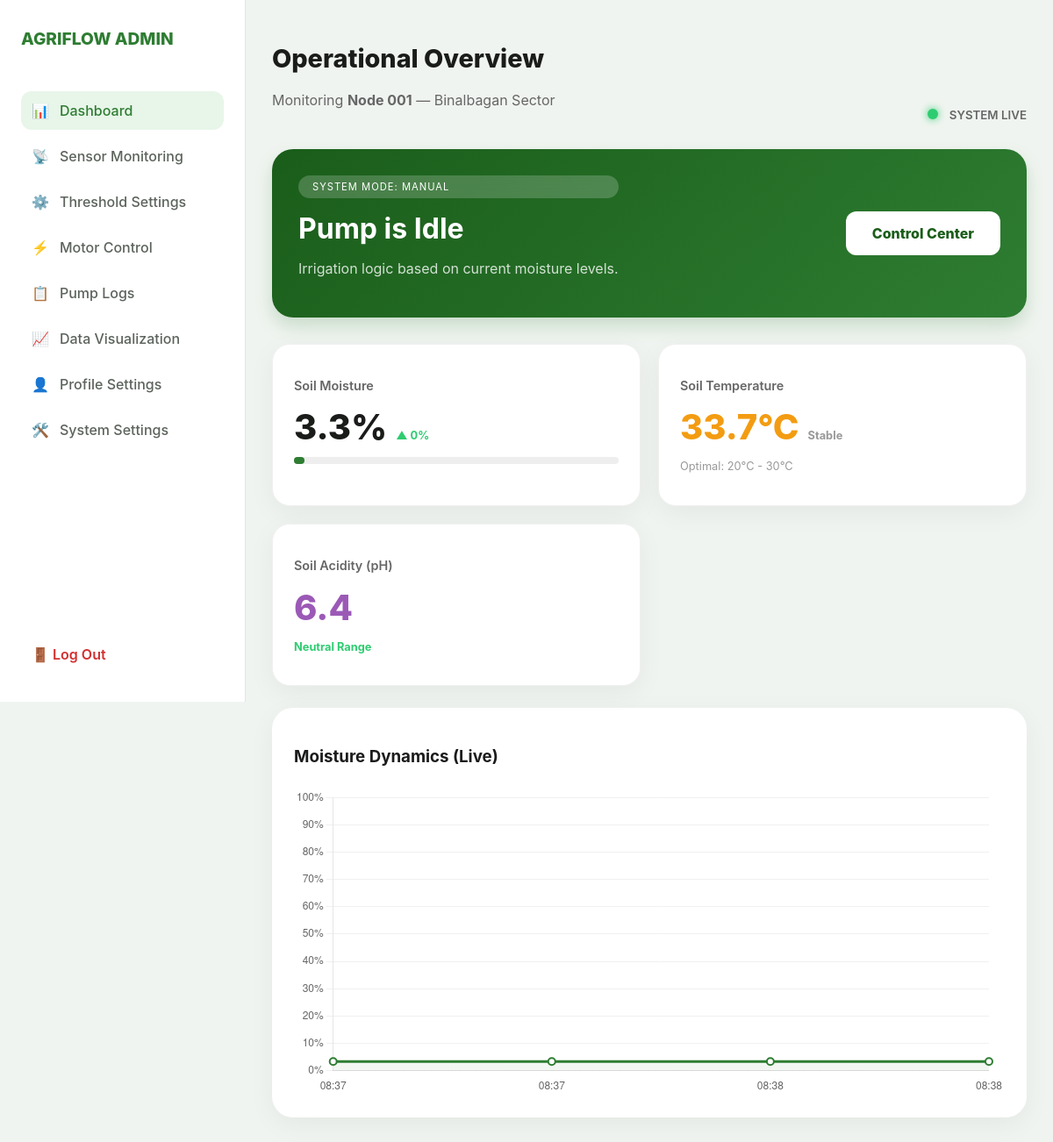
Screenshot of /agriflow_web/dashboard.php (signed in) with the database file from the repository.
### tables this page shows
CREATE TABLE `device_controls` (
  `id` int(11) NOT NULL,
  `mode` varchar(10) DEFAULT 'manual',
  `pump_status` tinyint(1) DEFAULT 0,
  `selected_plant` varchar(50) DEFAULT 'general',
  `initialized` tinyint(1) DEFAULT 0,
  `auto_lock` tinyint(1) DEFAULT 0
);

CREATE TABLE `sensor_logs` (
  `id` int(11) NOT NULL,
  `moisture` float DEFAULT NULL,
  `temp` float DEFAULT NULL,
  `ph` float DEFAULT NULL,
  `timestamp` timestamp NOT NULL DEFAULT current_timestamp()
);

### agriflow_web/dashboard.php (the view, shortened to what this page needs)
<?php
include 'db_connect.php';
try {
    $latestStmt = $pdo->query("SELECT * FROM sensor_logs ORDER BY timestamp DESC LIMIT 2");
    $readings = $latestStmt->fetchAll();
    $latest = $readings[0] ?? ['moisture' => 0, 'temp' => 0, 'ph' => 0, 'timestamp' => date('Y-m-d H:i:s')];
    $previous = $readings[1] ?? $latest;
    $moistureDiff = $latest['moisture'] - $previous['moisture'];
    $tempDiff = $latest['temp'] - $previous['temp'];
    $controlStmt = $pdo->query("SELECT * FROM device_controls WHERE id = 1");
    $controls = $controlStmt->fetch();
    $mode = $controls['mode'] ?? 'manual';
    $pump = $controls['pump_status'] ?? 0;
    $chartStmt = $pdo->query("SELECT moisture, temp, ph, timestamp FROM sensor_logs ORDER BY timestamp DESC LIMIT 15");
    $chartRows = array_reverse($chartStmt->fetchAll());
    $chartLabels = [];
    $moistureData = [];
    foreach ($chartRows as $row) {
        $chartLabels[] = date("H:i", strtotime($row['timestamp']));
        $moistureData[] = $row['moisture'];
    }
} catch (Exception $e) {
    error_log($e->getMessage());
}
?>
<!DOCTYPE html>
<html lang="en">
<head>
    <link rel="stylesheet" href="style.css">
</head>
<body>
    <?php include('sidebar/sidebar.php'); ?>
    <main style="padding: 30px;">
        <header style="margin-bottom: 30px; display: flex; justify-content: space-between; align-items: flex-end;">
            <div>
                <h1 style="font-size: 1.8rem; font-weight: 800;">Operational Overview</h1>
                <p style="color: #666;">Monitoring <strong>Node 001</strong> — Binalbagan Sector</p>
            </div>
            <div style="text-align: right;">
                <span class="status-indicator" style="background: #2ecc71; color: #2ecc71;"></span>
                <small style="color: #666; font-weight: 600;">SYSTEM LIVE</small>
            </div>
        </header>
        <section class="control-banner">
            <div>
                <div class="badge-mode">System Mode: <?php echo $mode; ?></div>
                <h2 style="font-size: 2rem; margin: 15px 0 5px 0;">
                    Pump is <?php echo ($pump == 1) ? 'Active' : 'Idle'; ?>
                </h2>
                <p style="opacity: 0.8;">Irrigation logic based on current moisture levels.</p>
            </div>
            <a href="motor_control.php" style="background: white; color: #1a5d1a; padding: 15px 30px; border-radius: 12px; font-weight: 800; text-decoration: none; transition: 0.3s;">
                Control Center
            </a>
        </section>
        <div class="dashboard-grid">
            <div class="stat-card">
                <p style="color: #666; font-size: 0.9rem; font-weight: 600;">Soil Moisture</p>
                <div style="display: flex; align-items: baseline; gap: 10px; margin: 10px 0;">
                    <span style="font-size: 2.5rem; font-weight: 800;"><?php echo round($latest['moisture'], 1); ?>%</span>
                    <span class="trend <?php echo ($moistureDiff >= 0) ? 'up' : 'down'; ?>">
                        <?php echo ($moistureDiff >= 0) ? '▲' : '▼'; ?> <?php echo abs(round($moistureDiff, 1)); ?>%
                    </span>
                </div>
                <div style="width: 100%; background: #eee; height: 8px; border-radius: 10px;">
                    <div style="width: <?php echo $latest['moisture']; ?>%; background: #2e7d32; height: 100%; border-radius: 10px;"></div>
                </div>
            </div>
            <div class="stat-card">
                <p style="color: #666; font-size: 0.9rem; font-weight: 600;">Soil Temperature</p>
                <div style="display: flex; align-items: baseline; gap: 10px; margin: 10px 0;">
                    <span style="font-size: 2.5rem; font-weight: 800; color: #f39c12;"><?php echo round($latest['temp'], 1); ?>°C</span>
                    <span class="trend <?php echo ($tempDiff <= 0) ? 'up' : 'down'; ?>" style="color: #999;">
                        Stable
                    </span>
                </div>
                <p style="font-size: 0.8rem; color: #999;">Optimal: 20°C - 30°C</p>
            </div>
            <div class="stat-card">
                <p style="color: #666; font-size: 0.9rem; font-weight: 600;">Soil Acidity (pH)</p>
                <div style="display: flex; align-items: baseline; gap: 10px; margin: 10px 0;">
                    <span style="font-size: 2.5rem; font-weight: 800; color: #9b59b6;"><?php echo round($latest['ph'], 1); ?></span>
                </div>
                <p style="font-size: 0.8rem; color: <?php echo ($latest['ph'] < 6 || $latest['ph'] > 7.5) ? '#e74c3c' : '#2ecc71'; ?>; font-weight: 700;">
                    <?php echo ($latest['ph'] < 6) ? 'Too Acidic' : (($latest['ph'] > 7.5) ? 'Too Alkaline' : 'Neutral Range'); ?>
                </p>
            </div>
        </div>
        <div class="chart-container">
            <h3 style="margin-bottom: 25px;">Moisture Dynamics (Live)</h3>
            <div style="height: 350px;">
                <canvas id="mainChart"></canvas>
            </div>
        </div>
    </main>
    <script>
        const ctx = document.getElementById('mainChart').getContext('2d');
        // Gradient for a professional look
        const gradient = ctx.createLinearGradient(0, 0, 0, 400);
        gradient.addColorStop(0, 'rgba(46, 125, 50, 0.3)');
        gradient.addColorStop(1, 'rgba(46, 125, 50, 0)');
        new Chart(ctx, {
            type: 'line',
            data: {
                labels: <?php echo json_encode($chartLabels); ?>,
                datasets: [{
                    label: 'Moisture %',
                    data: <?php echo json_encode($moistureData); ?>,
                    borderColor: '#2e7d32',
                    borderWidth: 3,
                    backgroundColor: gradient,
                    fill: true,
                    tension: 0.4,
                    pointRadius: 4,
                    pointBackgroundColor: '#fff',
                    pointBorderColor: '#2e7d32',
                    pointBorderWidth: 2
                }]
            },
            options: {
                responsive: true,
                maintainAspectRatio: false,
                plugins: { legend: { display: false } },
                scales: {
                    y: {
                        grid: { color: '#f0f0f0' },
                        beginAtZero: true,
                        max: 100,
                        ticks: { callback: value => value + '%' }
                    },
                    x: { grid: { display: false } }
                }
            }
        });
        // Auto-refresh every 30 seconds for "live" feel
        setTimeout(() => { location.reload(); }, 30000);
    </script>
</body>
</html>

### agriflow_web/style.css (style rules this page uses)
:root { --bg: #f0f4f0; --sidebar-bg: #ffffff; --accent: #2e7d32; --text: #1a1c1a; --secondary: #5c635c; --danger: #d32f2f; --transition: all 0.3s cubic-bezier(0.4, 0, 0.2, 1); }
* { box-sizing: border-box; }
body { margin: 0; font-family: 'Inter', sans-serif; background-color: var(--bg); color: var(--text); display: flex; min-height: 100vh; }
main { flex: 1; margin-left: 280px; padding: 2rem; transition: var(--transition); max-width: 100%; }
header { display: flex; justify-content: space-between; align-items: center; flex-wrap: wrap; gap: 1rem; margin-bottom: 2rem; }

### agriflow_web/dashboard.php (style rules this page uses)
:root { --glass: rgba(255, 255, 255, 0.8); --shadow: 0 8px 30px rgba(0,0,0,0.05); }
.dashboard-grid { display: grid; grid-template-columns: repeat(auto-fit, minmax(300px, 1fr)); gap: 20px; margin-top: 20px; }
.stat-card { background: white; padding: 24px; border-radius: 20px; box-shadow: var(--shadow); position: relative; overflow: hidden; border: 1px solid #f0f0f0; }
.stat-card .trend { font-size: 0.8rem; font-weight: 700; display: flex; align-items: center; gap: 4px; }
.trend.up { color: #2ecc71; }
.control-banner { background: linear-gradient(135deg, #1a5d1a 0%, #2e7d32 100%); color: white; padding: 30px; border-radius: 24px; display: flex; justify-content: space-between; align-items: center; margin-bottom: 30px; box-shadow: 0 10px 20px rgba(46, 125, 50, 0.2); }
.status-indicator { width: 12px; height: 12px; border-radius: 50%; display: inline-block; margin-right: 8px; box-shadow: 0 0 10px currentColor; }
.chart-container { background: white; padding: 25px; border-radius: 24px; box-shadow: var(--shadow); margin-top: 25px; }
.badge-mode { background: rgba(255,255,255,0.2); backdrop-filter: blur(5px); padding: 6px 16px; border-radius: 50px; text-transform: uppercase; font-size: 0.7rem; letter-spacing: 1px; }

### rows the page displays
device_controls: mode "MANUAL"
sensor_logs: moisture "3.3", temp "33.7", ph "6.4"

### other values shown
abs(round($moistureDiff, 1)) "0"
chart data {{ json_encode($chartLabels) }} ["08:37","08:37","08:38","08:38"]
chart data {{ json_encode($moistureData) }} [3.3,3.3,3.3,3.3]
